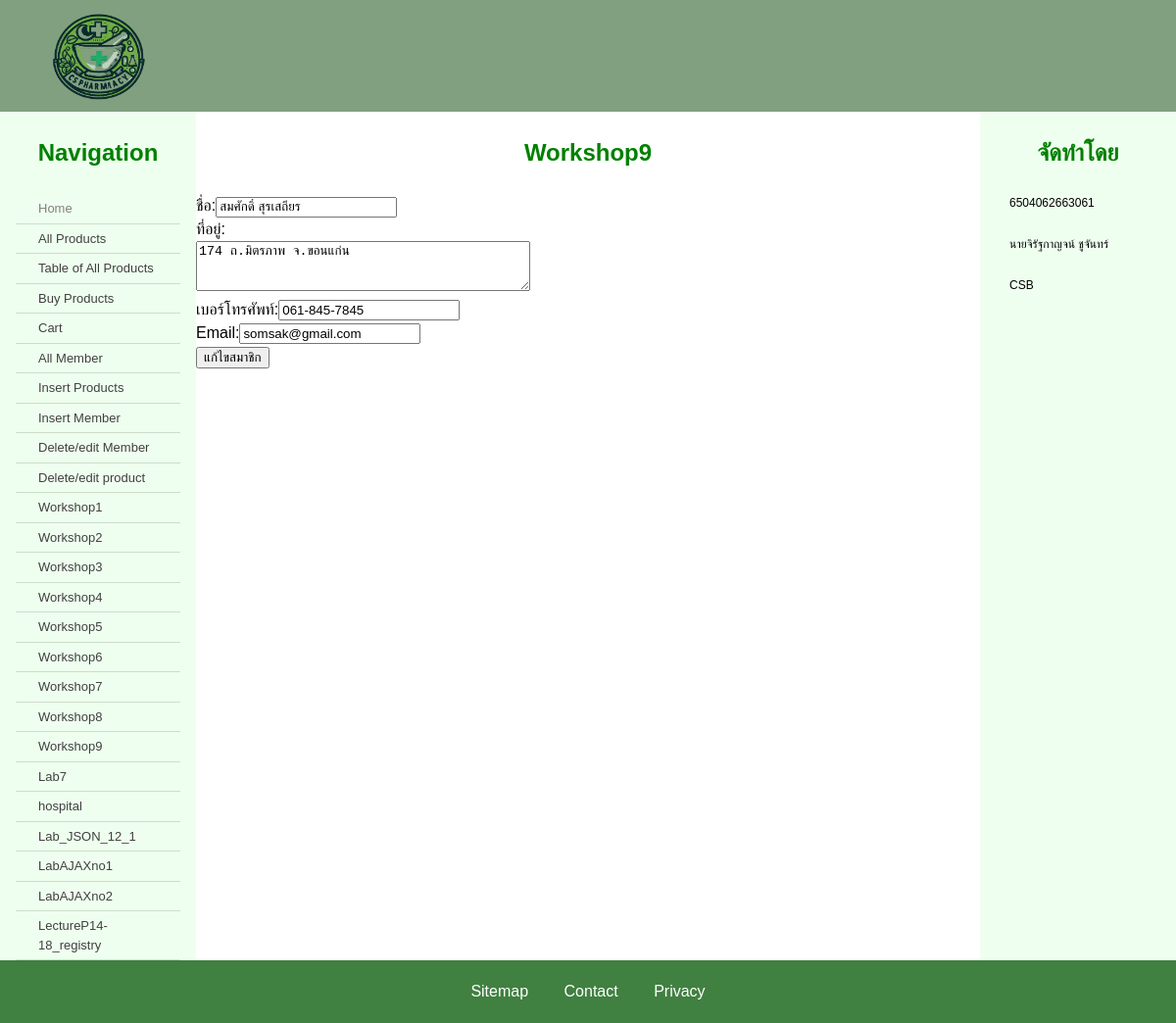
The page /csshop/workshop/ws9_2.php?username=somsak on the database its author committed.
### tables this page shows
CREATE TABLE `member` (
  `username` varchar(15) NOT NULL,
  `password` varchar(15) NOT NULL,
  `name` varchar(100) NOT NULL,
  `address` varchar(255) NOT NULL,
  `mobile` varchar(30) NOT NULL,
  `email` varchar(30) DEFAULT NULL,
  `type` varchar(10) NOT NULL
);

### csshop/workshop/ws9_2.php (the view, shortened to what this page needs)
<?php include "../connect.php" ?>
<!doctype html>
<html lang="en">
  <head>
    <link href="../mcss.css" rel="stylesheet" type="text/css" />
  </head>
  <body>
    <header>
      <div class="logo">
        <img src="../cslogo.png" width="200" alt="Site Logo">
      </div>
    </header>
    <main>
      <article>
        <h1>Workshop9</h1>
        <?php
            $stmt = $pdo->prepare("SELECT * FROM member WHERE username = ?");
            $stmt->bindParam(1,$_GET["username"]);
            $stmt->execute();
            $row = $stmt->fetch();
        ?>
        <form action="ws9_3.php" method="post">
            ชื่อ:<input type="text" name="name" value="<?=$row["name"]?>"><br>
            ที่อยู่:<br>
            <textarea name="address" rows="3" cols="40"><?=$row["address"]?></textarea><br>
            เบอร์โทรศัพท์:<input type="text" name="mobile" value="<?=$row["mobile"]?>"><br>
            Email:<input type="text" name="email" value="<?=$row["email"]?>"><br>
            <input type="submit" value="แก้ไขสมาชิก">
        </form>
      </article>
      <nav id="menu">
        <h2>Navigation</h2>
        <ul class="menu">
        <li class="dead"><a href="../index.php">Home</a></li>
          <li><a href="../product_php/display_products.php">All Products</a></li>
          <li><a href="../product_php/table_product.php">Table of All Products</a></li>
          <li><a href="../cart/store.php">Buy Products</a></li>
          <li><a href="../cart/cart.php">Cart</a></li>
          <li><a href="../member_php/member.php">All Member</a></li>
          <li><a href="../insert_product.php">Insert Products</a></li>
          <li><a href="../insert_member.php">Insert Member</a></li>
          <li><a href="../member_php/edit_member.php">Delete/edit Member</a></li>
          <li><a href="../product_php/edit_product.php">Delete/edit product</a></li>
          <li><a href="./ws1.php">Workshop1</a></li>
          <li><a href="./ws2.php">Workshop2</a></li>
          <li><a href="./ws3.php">Workshop3</a></li>
          <li><a href="./ws4.php">Workshop4</a></li>
          <li><a href="./ws5.php">Workshop5</a></li>
          <li><a href="./ws6.php">Workshop6</a></li>
          <li><a href="./ws7.php">Workshop7</a></li>
          <li><a href="./ws8.php">Workshop8</a></li>
          <li><a href="./ws9.php">Workshop9</a></li>
          <li><a href="../lab7.php">Lab7</a></li>
          <li><a href="../labAjax_json/json/hospital.html">hospital</a></li>
          <li><a href="../labAjax_json/json//Lab_JSON_12_1.html">Lab_JSON_12_1</a></li>
          <li><a href="../labAjax_json/AJAX/LabAJAXno1/ws1.html">LabAJAXno1</a></li>
          <li><a href="../labAjax_json/AJAX/LabAJAXno2/search.html">LabAJAXno2</a></li>
          <li><a href="../labAjax_json/AJAX/LectureP14-18_registry/registry.html">LectureP14-18_registry</a></li>
        </ul>
      </nav>
      <aside>
      <h2>จัดทำโดย</h2>
      <p>6504062663061</p>
      <p>นายจิรัฐกาญจน์ ชูจันทร์</p>
      <p>CSB</p>
    </aside>
    </main>
    <footer>
      <a href="#">Sitemap</a>
      <a href="#">Contact</a>
      <a href="#">Privacy</a>
    </footer>
  </body>
</html>

### csshop/mcss.css (style rules this page uses)
html { overflow-y: auto; background: #408040; }
body { margin: 0; font-family: sans-serif; line-height: 1.5; }
header { display: flex; justify-content: space-between; background: #80a080; }
main { display: flex; }
nav { order: 1; width: 200px; background: #efffef; }
article { order: 2; flex:1; overflow: auto; min-height: 480px; background: #ffffff; }
aside { order: 3; width: 200px; background: #efffef; }
aside p { font-size: 75%; }
footer { text-align: center; padding: 20px 0; background: #408040; }
h1, h2 { color: #008000; margin: 1em 0; text-align: center; }
p { margin: 2em 15%; }
img { display: block; }
ul.menu { padding: 0 1em; margin: 0; }
ul.menu li { padding: 5px 10px; border-bottom: solid 1px #ccddcc; font-size: small; list-style: none; }
a { text-decoration: none; margin: 0 1em; color: #ffffff; }
ul.menu li a { display: block; }
ul.menu li a { color: #404040; }
ul.menu li.dead a { color: #808080; }

### rows shown on the page
member: name "สมศักดิ์ สุรเสถียร", address "174 ถ.มิตรภาพ จ.ขอนแก่น", mobile "061-845-7845", email "somsak@gmail.com"
